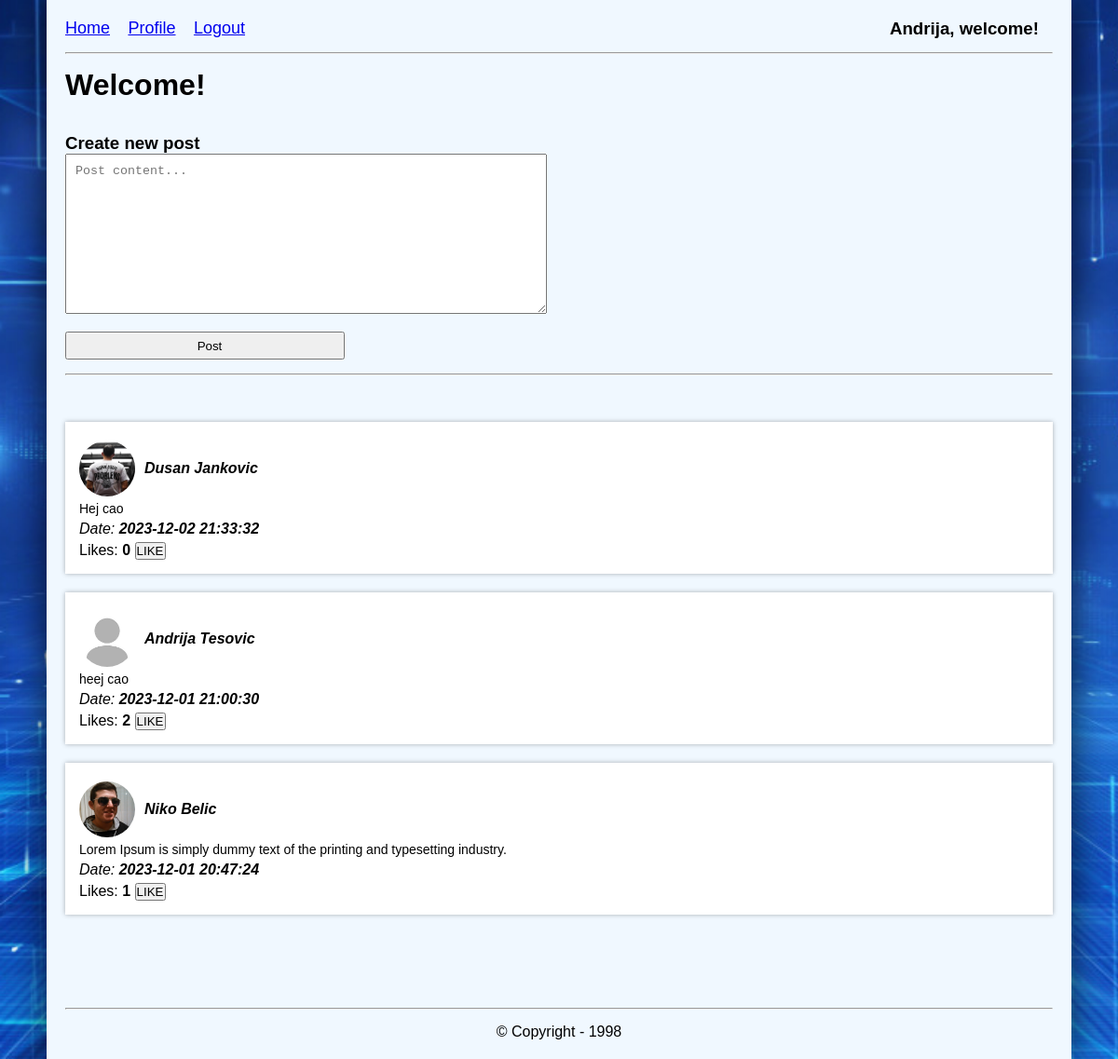
Page /index.php (signed in) on the committed database.
### tables this page shows
CREATE TABLE `users` (
  `id` int(11) NOT NULL,
  `first_name` varchar(255) NOT NULL,
  `last_name` varchar(255) NOT NULL,
  `username` varchar(255) NOT NULL,
  `profile_image` varchar(255) NOT NULL,
  `email` varchar(255) NOT NULL,
  `password` text NOT NULL
);

CREATE TABLE `posts` (
  `id` int(11) NOT NULL,
  `user_id` int(11) NOT NULL,
  `content` varchar(255) NOT NULL,
  `likes` int(11) NOT NULL,
  `created_time` datetime NOT NULL DEFAULT current_timestamp()
);

### functions/db.php (called while the page is built, shortened)
<?php
$con = mysqli_connect('localhost', 'root', '', 'social_network');
function query($query) {
    global $con;
    return mysqli_query($con, $query);
}

### functions/functions.php (the view, shortened to what this page needs)
<?php
function get_user($id = NULL) {
    if($id != NULL) {
        $query = "SELECT * FROM users WHERE id=" . $id;
        $result = query($query);
        if ($result->num_rows > 0) {
            return $result->fetch_assoc();
        } else {
            return "User not found.";
        }
    } else {
        $query = "SELECT * FROM users WHERE email='" . $_SESSION['email'] . "'";
        $result = query($query);
    if ($result->num_rows > 0) {
        return $result->fetch_assoc();
    } else {
        return "User not found.";
    }
}
}
function fetch_all_posts() {
    $query = "SELECT * FROM posts ORDER BY created_time DESC";
    $result = query($query);
    if($result->num_rows > 0){
        while($row = $result->fetch_assoc()) {
            $user = get_user($row['user_id']);
            echo "<div class='post'>
                        <p><img src='" . $user['profile_image'] . "' alt='Profile-picture'><i><b>" . $user['first_name'] . " " . $user['last_name'] . "</b></i><p>
                        <p>" . $row['content'] . "</p>
                        <p><i>Date: <b>" . $row['created_time'] . "</b></i></p>
                            <div class'likes'>Likes: <b id='likes_" . $row['id'] . "'>" . $row['likes'] . "</b>
                                <button data-post_id='" . $row['id'] . "' onclick='like_post(this)'>LIKE</button>
                            </div>
                    </div>";
        }
    }
}

### inc/header.php (shortened to what this page needs)
<!DOCTYPE html>
<html lang="en">
<head>
    <link type="text/css" rel="stylesheet" href="css/view.css">
</head>
<body>
    <div class="container">
        <ul>
            <li><a href="index.php">Home</a></li>
            <?php if (!isset($_SESSION['email'])) : ?>
                <li><a href="login.php">Login</a></li>
                <li><a href="register.php">Register</a></li>
            <?php else : ?>
                <li><a href="profile.php">Profile</a></li>
                <li><a href="logout.php">Logout</a></li>
                <li class="welcome-message"><h3><?php $user = get_user(); echo $user['first_name']; ?>, welcome!</h3></li>
            <?php endif; ?>
        </ul>
        <hr>

### css/view.css (style rules this page uses)
* { padding: 0; margin: 0; box-sizing: border-box; }
hr { margin-top: 15px; margin-bottom: 15px; }
body { background-image: url("img/bg.jpg"); background-size: cover; background-position: center; font-family: Arial; }
.container { max-width: 1100px; background-color: aliceblue; margin: auto; padding: 20px; box-shadow: 0 0 40px rgba(0,0,0,0.8); min-height: 100vh; }
ul li { display: inline-block; margin-right: 15px; }
ul li.welcome-message { float: right; }
ul li a { font-size: 18px; }
.posts .post { background-color: white; padding: 15px; margin-bottom: 20px; box-shadow: 0 0 5px rgba(0,0,0,0.3); position: relative; }
.posts .post img { width: 60px; height: 60px; border-radius: 150px; object-fit: cover; margin-right: 10px; }
.posts .post p { margin: 5px 0; }
.posts .post p:first-child { display: flex; align-items: center; }
.posts .post p:nth-child(2) { font-size: 22px; color: darkslategray; }
.posts .post p:nth-child(3) { font-size: 14px; }

### rows in the picture
users: first_name "Andrija"
posts: user.profile_image (picture), user.first_name "Dusan", user.last_name "Jankovic", content "Hej cao", created_time "2023-12-02 21:33:32", likes "0"
posts: user.profile_image (placeholder picture), user.first_name "Andrija", user.last_name "Tesovic", content "heej cao", created_time "2023-12-01 21:00:30", likes "2"
posts: user.profile_image (picture), user.first_name "Niko", user.last_name "Belic", content "Lorem Ipsum is simply dummy text of the printing and typesetting industry.", created_time "2023-12-01 20:47:24", likes "1"
